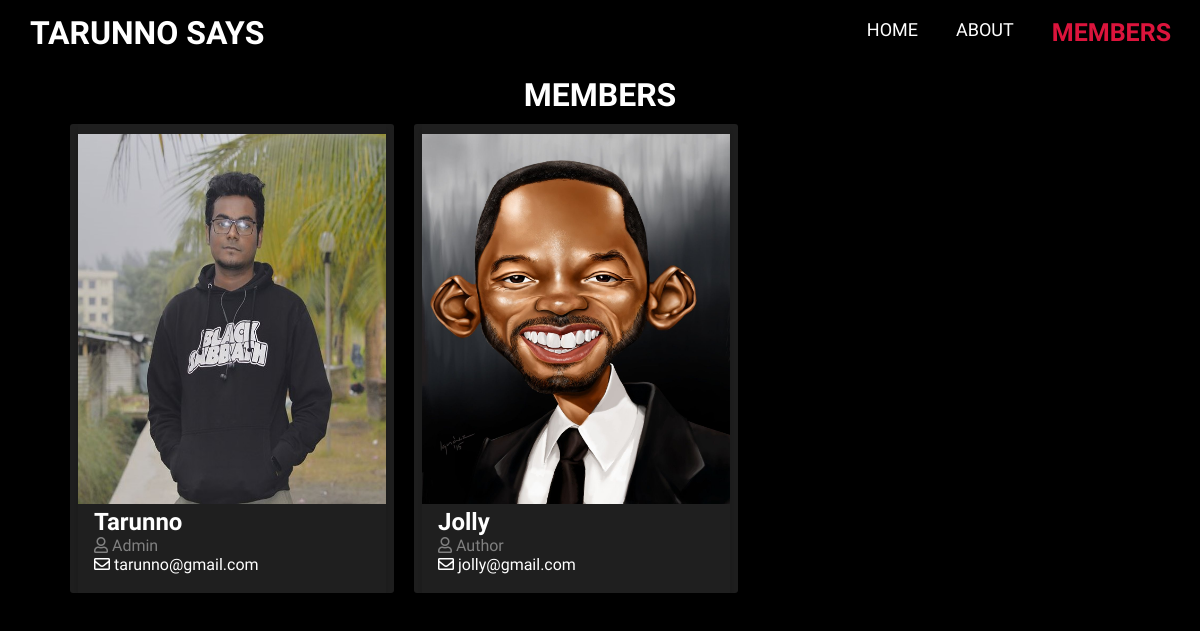
/members.php, run on the app's committed database.
### tables this page shows
CREATE TABLE `users` (
  `id` int(11) NOT NULL,
  `admin` tinyint(4) NOT NULL,
  `username` varchar(256) NOT NULL,
  `email` varchar(256) NOT NULL,
  `password` varchar(256) NOT NULL,
  `users_create_time` timestamp NOT NULL DEFAULT current_timestamp(),
  `profile_img_status` varchar(256) NOT NULL
);

### includes/db.inc.php (called while the page is built, shortened)
<?php
	require 'connect.inc.php';
	function selectAll($table, $conditions = []){
		global $con;
		$sql = "SELECT * FROM $table";
		if(empty($conditions)){
			$stmt = mysqli_stmt_init($con);
			mysqli_stmt_prepare($stmt, $sql);
			mysqli_stmt_execute($stmt);
			$result = mysqli_stmt_get_result($stmt);
			return $result;
		}
	}

### members.php (the view, shortened to what this page needs)
<!DOCTYPE html>
<html lang="en" dir="ltr">
	<head>
        <link rel="stylesheet" href="https://cdnjs.cloudflare.com/ajax/libs/font-awesome/5.7.2/css/all.min.css"  />
        <link rel="stylesheet" href="css/index.css">
		<link rel="stylesheet" href="css/members.css">
	</head>
	<body>
		<header>
			<div class="logo">
				<h1 class="logo-text"> TARUNNO <span> SAYS</span> </h1>
			</div>
			<ul class="nav">
				<li> <a href="index.php">HOME</a></li>
				<li> <a href="#">ABOUT</a> </li>
				<li> <a href="members.php" style="color: crimson; font-size:25px;
					line-height: 27px; font-weight: bold;">MEMBERS</a> </li>
			</ul>
		</header>
		<div class="profile-container">
			<div class="heading">
				<h1> MEMBERS </h1>
			</div>
			<div class="row">
			<?php
				$users = selectAll('users');
				while($row = mysqli_fetch_assoc($users)){
					echo '
						  <div class="column">
							    <div class="card">
							      <img src="uploads/profile'.$row['id'].'.jpg" alt="Jane" style="width:100%">
							      <div class="container">
							        <h2>'.$row['username'].'</h2>';
									if($row['admin'] == 1){
							        	echo '<p class="title"><i class="far fa-user"></i> Admin</p>';
									} else {
										echo '<p class="title"><i class="far fa-user"></i> Author</p>';
									}
							        echo '<p><i class="far fa-envelope"></i> '.$row['email'].'</p> <br>
							      </div>
							    </div>
							  </div>';
				}
			?>
			</div>
		</div>
	</body>
</html>

### css/index.css (style rules this page uses)
* { padding: 0; margin: 0; }
.logo-text { margin-left: 20px; }
body { height: 100%; overflow-x: hidden; background-color: black; }
header { background-color: transparent; height: 66px; }
header * { font-family: 'Saira Condensed', sans-serif; color: #fff; }
header .logo { line-height: 66px; float: left; }
header ul { display: block; float: right; list-style: none; margin-right: 10px; }
header ul li { float: left; position: relative; }
header ul li a { display: block; text-decoration: none; padding: 19px; font-size: 18px; }

### css/members.css (style rules this page uses)
body { font-family: 'Saira Condensed', sans-serif; }
html { margin: 0px; box-sizing: border-box; }
h1 { text-align: center; width: 100%; color: #fff; }
.profile-container { width: 90%; margin: 10px auto; }
*, *:before, *:after { box-sizing: inherit; }
img { margin-top: 10px; height: 370px; weight: 200px; }
.column { color: #fff; float: left; width: 30%; margin: 10px; padding: 0 8px; background-color: #1f1f1f; border-radius: 3px; }
.card { box-shadow: 0 4px 8px 0 rgba(0, 0, 0, 0.2); }
.container { padding: 0 16px; }
.container::after, .row::after { content: ""; clear: both; display: table; }
.title { color: grey; }

### data on the page
users: shows a picture, username "Tarunno", admin "Admin", email "tarunno@gmail.com"
users: shows a picture, username "Jolly", admin "Author", email "jolly@gmail.com"
